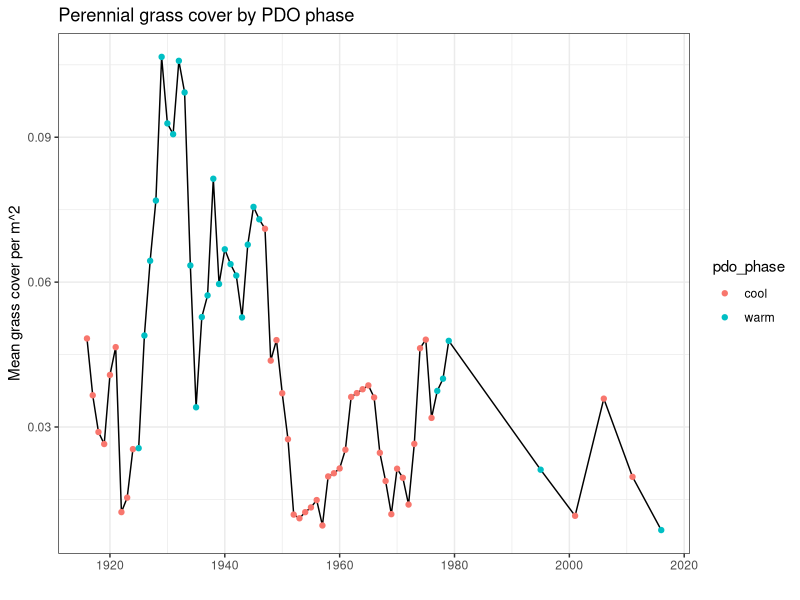
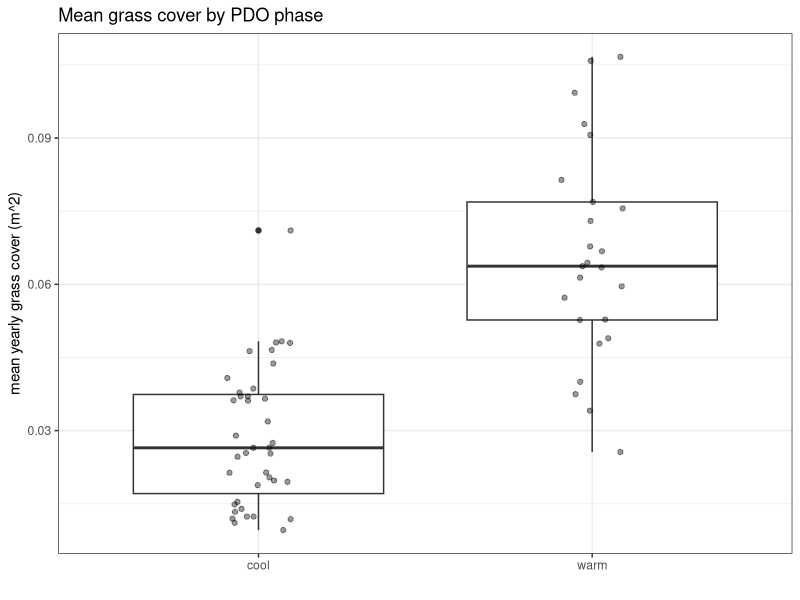
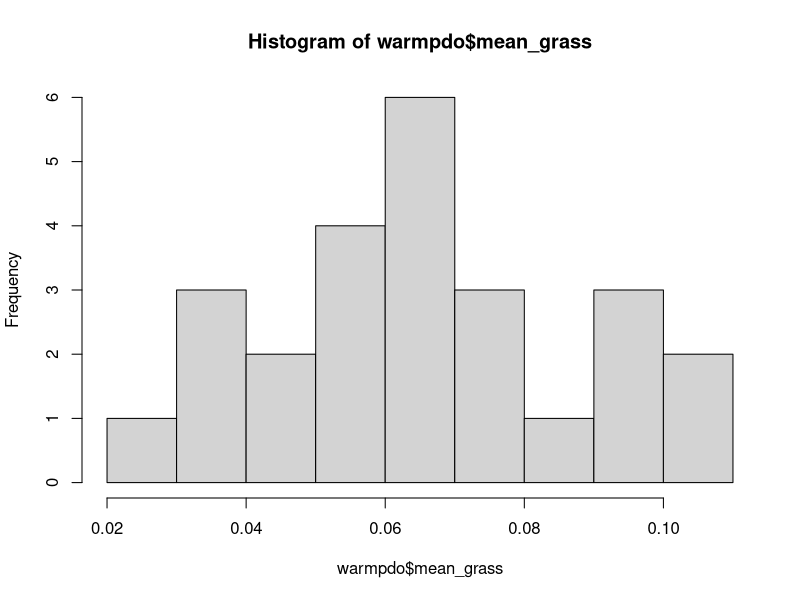
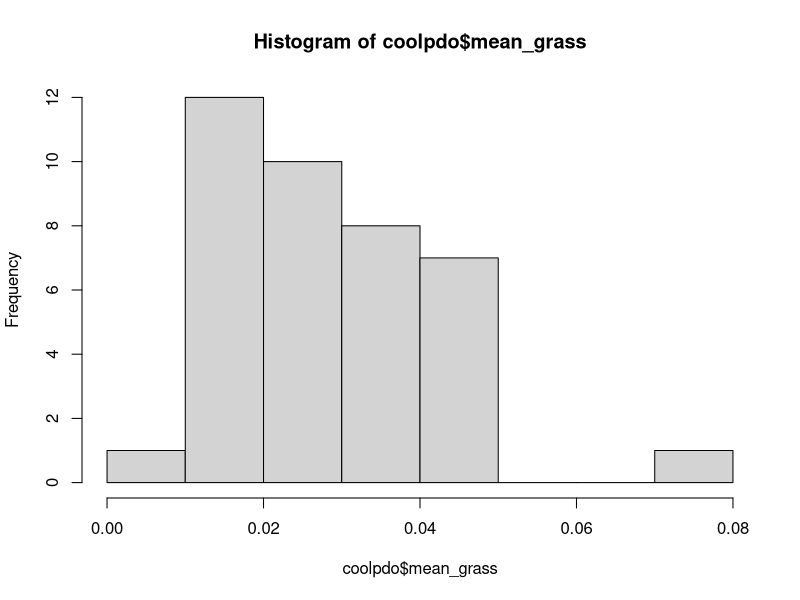
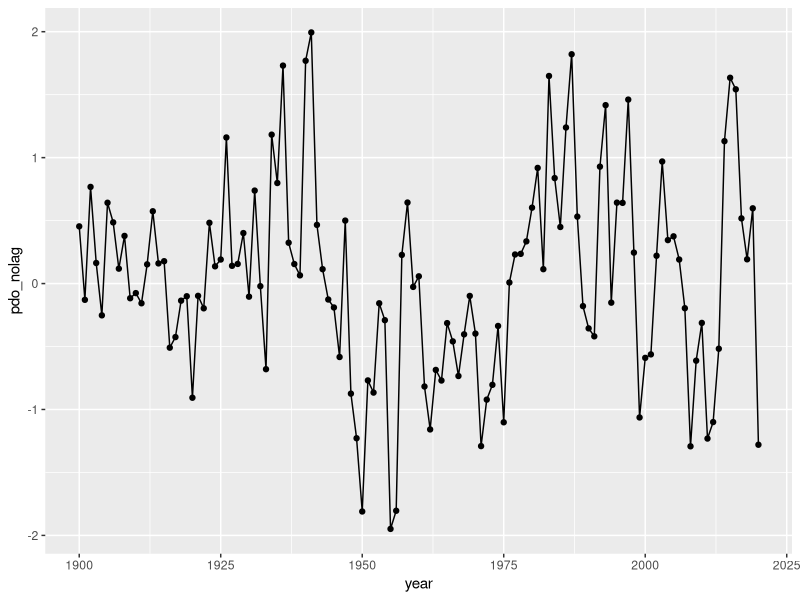
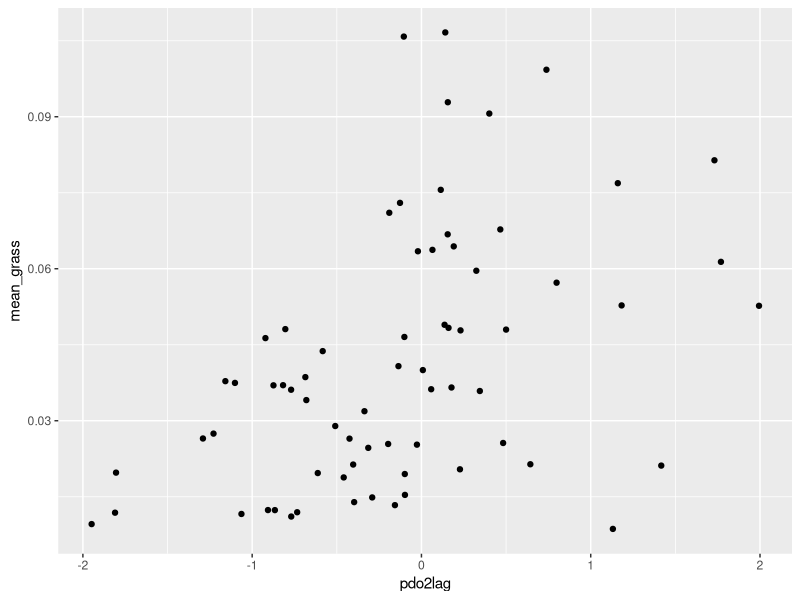
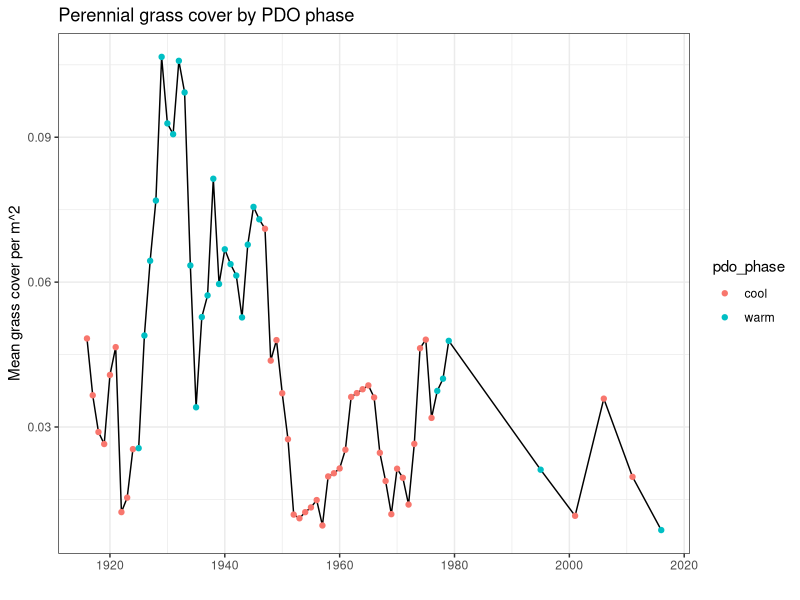
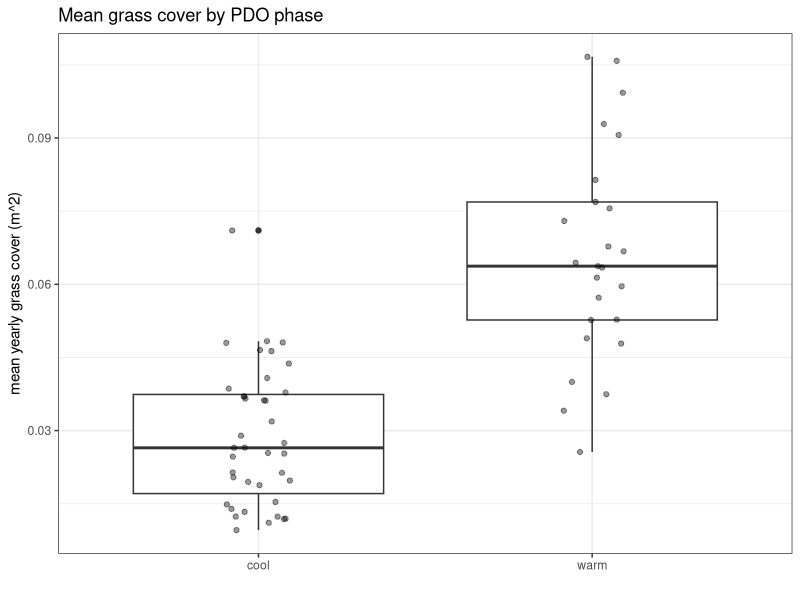

Source code (R) for these figures, in order:
#' does total perennial grass cover differ by PDO phase?
#' EMC 4/12/21
#' last run: 7/15/21

library(dplyr)
library(ggplot2)

phases = read.csv('data/PDO_phases_byyear.csv')
# these data files were created in JRN_quadrat_timeseries/trends/overall_grass_shrub_trends_interpolate.R
veg = read.csv('data/grass_shrub_timeseries_imputed.csv') 
yearlygrass = read.csv('data/grass_shrub_trends_yearly.csv')

# merge grass data w pdo data
grass_pdo = merge(yearlygrass, phases, by.x='project_year', by.y='year')


# plot timeseries
pdo_grass_plot = ggplot(grass_pdo, aes(x=project_year, y=mean_grass)) +
  geom_line() +
  geom_point(aes(color=pdo_phase)) +
  xlab('') +
  ylab('Mean grass cover per m^2') +
  ggtitle('Perennial grass cover by PDO phase') +
  theme_bw()
pdo_grass_plot
ggsave('Figures/grass_by_pdo_phase_31quads.png', plot=pdo_grass_plot, width=5, height=3)

write.csv(grass_pdo, 'data/grass_by_pdo_phase_31quadrats.csv', row.names=F)


# =============================================
# test for differences
# repeated measures anova https://www.datanovia.com/en/lessons/repeated-measures-anova-in-r/

# set up data frame
# just use data pre-1995; remove the first year of each new phase: 1925, 1947, 1977, 1999, 2015
grass_pdo_training <- grass_pdo %>% dplyr::filter(project_year<1995) #%>% dplyr::filter(!project_year %in% c(1925, 1947, 1977, 1999, 2015))

# summary stats
grass_pdo_training %>% group_by(pdo_phase) %>% rstatix::get_summary_stats(mean_grass, type='mean_sd')
phase_boxplot = ggplot(grass_pdo_training, aes(x=pdo_phase, y=mean_grass)) +
  geom_boxplot() +
  geom_jitter(width=.1, alpha=.4) +
  xlab('') +
  ylab('mean yearly grass cover (m^2)') +
  ggtitle('Mean grass cover by PDO phase') +
  theme_bw()
phase_boxplot
ggsave('Figures/PDO_phase_grass_boxplot.png', plot=phase_boxplot, width=4, height=4)


# plot histograms of grass cover during warm or cool phase respectively
warmpdo = dplyr::filter(grass_pdo_training, pdo_phase=='warm')
hist(warmpdo$mean_grass)
coolpdo = dplyr::filter(grass_pdo_training, pdo_phase=='cool')
hist(coolpdo$mean_grass)

# anova of grass cover by phase
res.aov <- aov(mean_grass ~ pdo_phase, data=grass_pdo_training)
summary(res.aov)
# highly significant difference


# =============================================================
# plot raw PDO index vs grass
pdo_long = read.csv('data/PDO_long_1900_2020.csv')
# get yearly average 
pdo_yearly = pdo_long %>% group_by(year) %>% summarize(pdo_nolag = mean(pdo))

# shift pdo index to 1 and 2 year lag
pdo_yearly$pdo1lag = c(NA,pdo_yearly$pdo_nolag[1:120])
pdo_yearly$pdo2lag = c(NA,NA,pdo_yearly$pdo_nolag[1:119])

# look at the time series
ggplot(pdo_yearly, aes(x=year, y=pdo_nolag)) +
  geom_point() +
  geom_line()

# merge with grass
pdo_index_grass = merge(pdo_yearly, grass_pdo, by.x='year', by.y='project_year')
# plot pdo index vs grass
ggplot(pdo_index_grass, aes(x=pdo2lag, y=mean_grass)) +
  geom_point()
